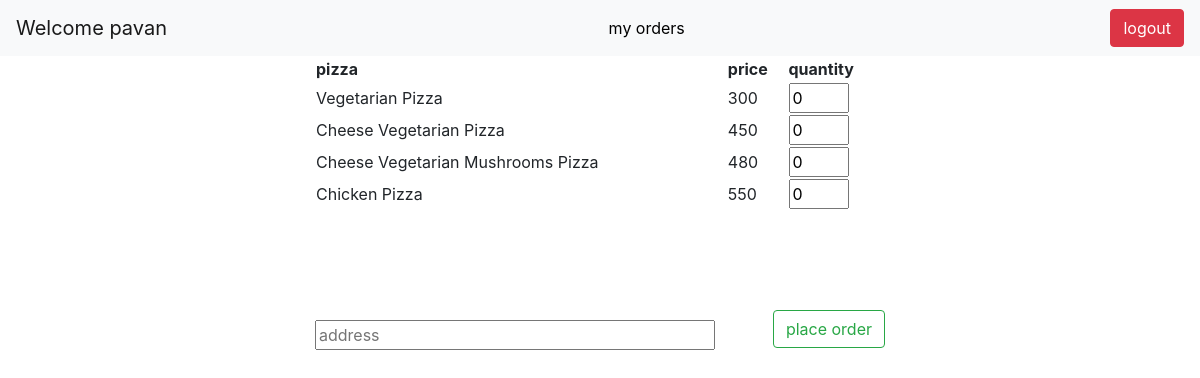
Screenshot of /customer/welcome/ (signed in) with the database file from the repository.
### pizzaapp/models.py (models this page shows)
class PizzaModel(models.Model):
    name = models.CharField(max_length=10)
    price = models.CharField(max_length=10)

### pizzaapp/views.py (the view)
# urls.py: path('customer/welcome/',customerwelcomeview,name = 'customerpage'),
def customerwelcomeview(request):
    if not request.user.is_authenticated:
        return redirect('userloginpage')
    username = request.user.username
    context = {'username': username, 'pizzas': PizzaModel.objects.all()}
    return render(request, 'pizzaapp/customerwelcome.html', context)

### templates/pizzaapp/customerwelcome.html (shortened to what this page needs)
{% extends 'base.html' %}
{% block content %}
<nav class="navbar navbar-light bg-light">
  <a class="navbar-brand">Welcome {{username}}</a>
  <a class="nav-item" style="color: black;text-decoration: none" href="/userorders/">my orders</a>
 <a href="/userlogout/" class="btn btn-danger">logout</a>
</nav>
<form method="post" action="/placeorder/">
<div class="container" style="margin: auto;width: 600px">
	<table style="width: 100%">
	<tr>
		<th>pizza</th>
		<th>price</th>
		<th>quantity</th>
	</tr>
	{% for pizza in pizzas %}
	<tr>
		<td>{{pizza.name}}</td>
		<td>{{pizza.price}}</td>
		<td><input type="number" min="0" value="0" name="{{pizza.id}}" style="width: 60px" name="quantity"></td>
	</tr>
	{% endfor %}
</table>
<input type="text" placeholder="address" style="width: 400px;margin-top: 110px" name="address">
<input type="submit" style="float: right;margin-top: 100px" class="btn btn-outline-success" value="place order" name="">
</div>
</form>
{% endblock %}

### rows the page displays
PizzaModel: name "Vegetarian Pizza", price "300"
PizzaModel: name "Cheese Vegetarian Pizza", price "450"
PizzaModel: name "Cheese Vegetarian Mushrooms Pizza", price "480"
PizzaModel: name "Chicken Pizza", price "550"

### other values shown
{{ username }} "pavan"
